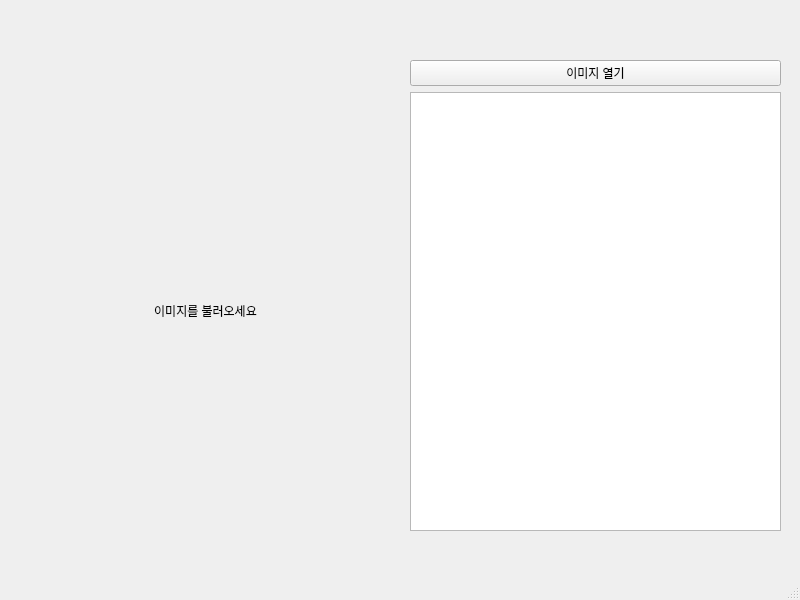
<?xml version="1.0" encoding="UTF-8"?>
<ui version="4.0">
 <class>MainWindow</class>
 <widget class="QMainWindow" name="MainWindow">
  <property name="geometry">
   <rect>
    <x>0</x>
    <y>0</y>
    <width>800</width>
    <height>600</height>
   </rect>
  </property>
  <property name="windowTitle">
   <string>MainWindow</string>
  </property>
  <widget class="QWidget" name="centralwidget">
   <widget class="QLabel" name="label">
    <property name="geometry">
     <rect>
      <x>70</x>
      <y>100</y>
      <width>271</width>
      <height>421</height>
     </rect>
    </property>
    <property name="text">
     <string>이미지를 불러오세요</string>
    </property>
    <property name="alignment">
     <set>Qt::AlignCenter</set>
    </property>
   </widget>
   <widget class="QWidget" name="">
    <property name="geometry">
     <rect>
      <x>410</x>
      <y>60</y>
      <width>371</width>
      <height>471</height>
     </rect>
    </property>
    <layout class="QVBoxLayout" name="verticalLayout">
     <item>
      <widget class="QPushButton" name="pushButton">
       <property name="text">
        <string>이미지 열기</string>
       </property>
      </widget>
     </item>
     <item>
      <widget class="QTextEdit" name="textEdit"/>
     </item>
    </layout>
   </widget>
  </widget>
  <widget class="QMenuBar" name="menubar">
   <property name="geometry">
    <rect>
     <x>0</x>
     <y>0</y>
     <width>800</width>
     <height>37</height>
    </rect>
   </property>
  </widget>
  <widget class="QStatusBar" name="statusbar"/>
 </widget>
 <resources/>
 <connections/>
</ui>
